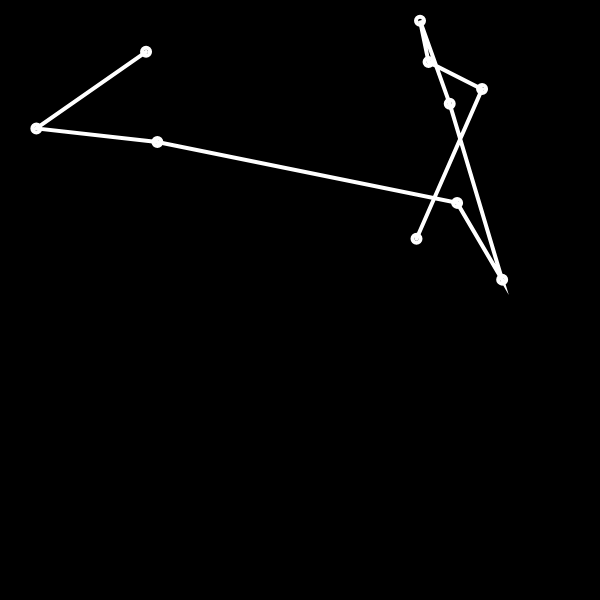
Frame 1 (no input)
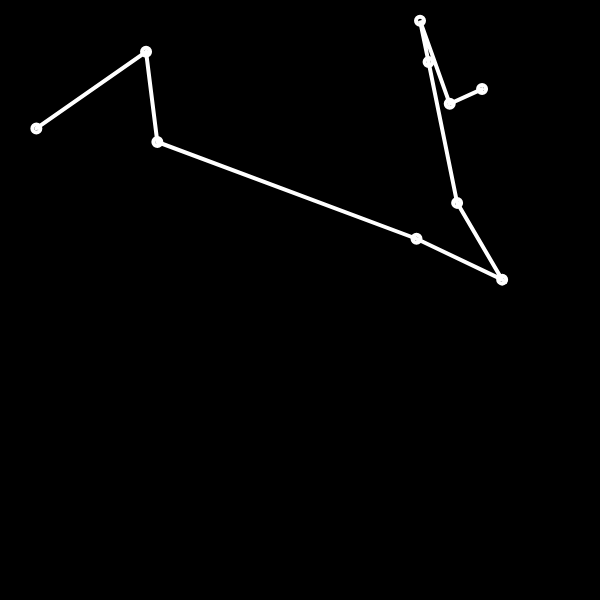
Frame 60 (no input)
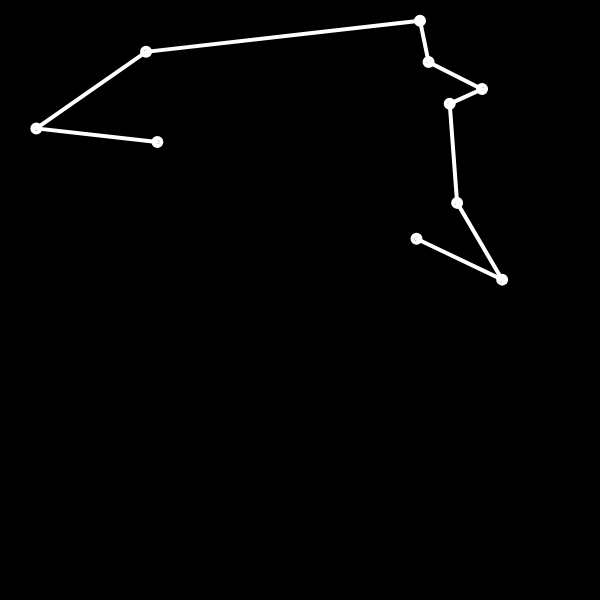
Frame 120 (the mouse pressed at the canvas centre since frame 60)

The p5.js sketch that drew these frames (run headless with seeded random() and noise() and a simulated clock; from frame 60 on, the mouse is pressed at the canvas centre):

// p5.js sketch
// ── sketch.js
let cities = [];
// let totalCities = 5;
// let popSize = 10;

let totalCities = 10;
let popSize = 300;

let totalPermutations;
let recordDistance = Infinity;
let fitness = [];
// let count = 0;

let population = [];


function setup() {
    createCanvas(600, 600);
    let order = [];
    for (let i = 0; i < totalCities; i++) {
        let v = createVector(random(width), random(height / 2));
        cities[i] = v;
        order[i] = i
    }

    for (let i = 0; i < popSize; i++) {
        population[i] = shuffle(order);
    }

    statusP = createP('').style('font-size', '32px')
}

function draw() {
    background(0);

    // GA
    calculateFitness();
    normalizeFitness();
    nextGeneration();

    stroke(255);
    strokeWeight(4);
    noFill();
    beginShape();
    for (let i = 0; i < bestEver.length; i++) {
        let n = bestEver[i];
        vertex(cities[n].x, cities[n].y);
        ellipse(cities[i].x, cities[i].y, 8, 8);
    }
    endShape();
}

function shuffle(a, num) {
    for (let i = 0; i < num; i++) {
        var indexA = floor(random(a.length))
        var indexB = floor(random(a.length))
        swap(a, indexA, indexB)
        
    }
}

function swap(a, i, j) {
    let temp = a[i];
    a[i] = a[j];
    a[j] = temp;
}

function calcDistance(points, order) {
    let sum = 0;
    for (let i = 0; i < order.length - 1; i++) {
        let cityAIndex = order[i];
        var cityA = points[cityAIndex];
        let cityBIndex = order[i + 1];
        let cityB = points[cityBIndex];
        let d = dist(cityA.x, cityA.y, cityB.x, cityB.y);
        sum += d;
    }
    return sum;
}

// ── genetic.js
function calculateFitness() {
    for (let i = 0; i < population.length; i++) {
        let d = calcDistance(cities, population[i]);
        if (d < recordDistance) {
            recordDistance = d;
            bestEver = population[i]
        }
        fitness[i] = 1 / (d + 1);
    }
}

function normalizeFitness() {
    let sum = 0;
    for (let i = 0; i < fitness.length; i++) {
        sum += fitness[i];
    }
    for (let i = 0; i < fitness.length; i++) {
        fitness[i] = fitness[i] / sum;
    }
}

function nextGeneration() {
    let newPopulation = [];
    for (let i = 0; i < population.length; i++) {
        let order = pickOne(population, fitness);
        mutate(order);
        newPopulation[i] = order;
    }
    population = newPopulation;
}

function pickOne(list, prob) {
    let index = 0;
    let r = random(1);

    while (r > 0) {
        r = r - prob[index];
        index++;
    }
    index--;
    return [...list[index]];
}

function mutate(order, mutationRate) {
    let indexA = floor(random(order.length))
    let indexB = floor(random(order.length))
    swap(order, indexA, indexB)
}
